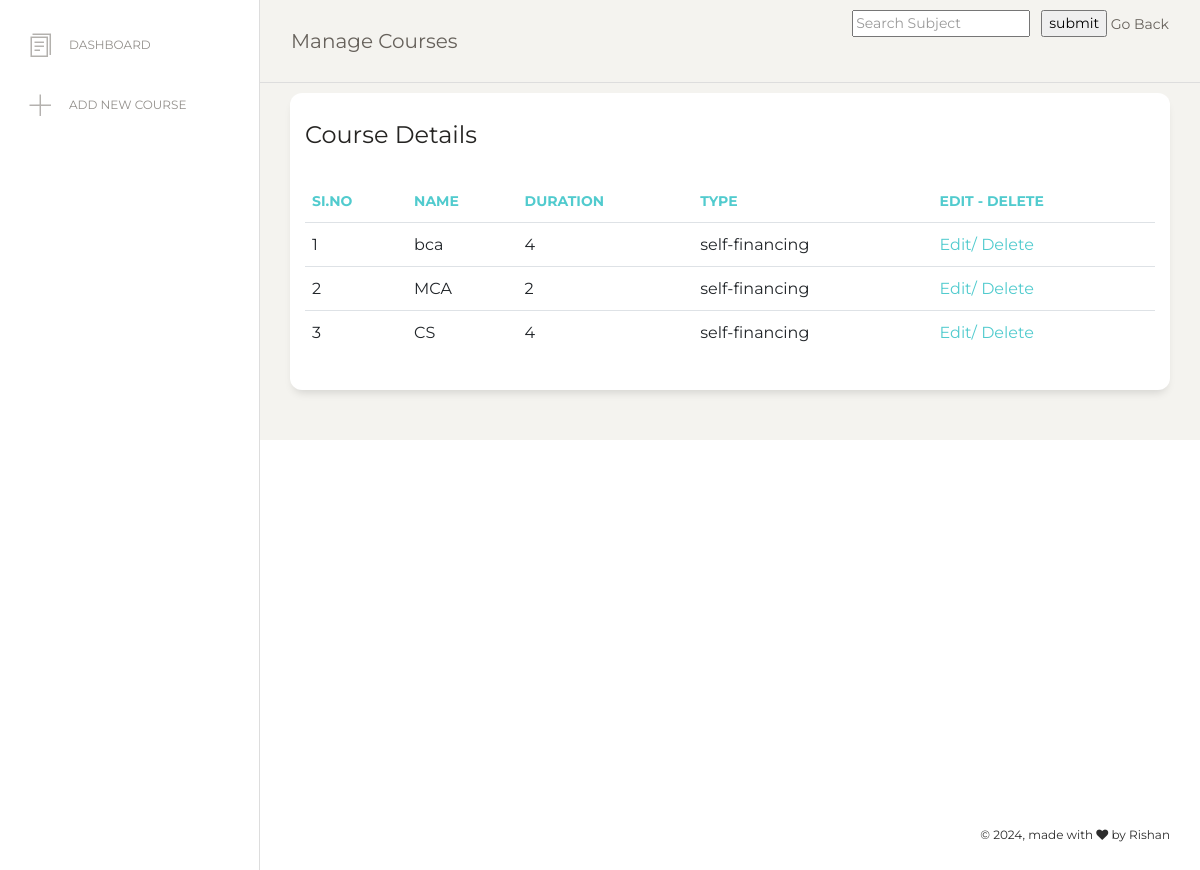
/admin_manage_courses (signed in), run on the app's committed database.
### COLLEGE_APP/models.py (models this page shows)
class courses(models.Model):
    course_name = models.CharField(max_length=60)
    course_duration = models.IntegerField()
    course_type = models.CharField(max_length=20) # Aided / Self_Financing

### COLLEGE_APP/views.py (the view)
# urls.py: path('admin_manage_courses', views.admin_manage_courses),
@login_required(login_url='/')
def admin_manage_courses(request):
    course_details = courses.objects.all()
    return render(request, 'admin/manage_courses.html', {'course_details':course_details})

### templates/admin/manage_courses.html (shortened to what this page needs)
{% load static %}
<html lang="en">
<head>
  <link href="https://maxcdn.bootstrapcdn.com/font-awesome/latest/css/font-awesome.min.css" rel="stylesheet">
  <link href="/static/Admin_Panel/assets/css/bootstrap.min.css" rel="stylesheet" />
  <link href="/static/Admin_Panel/assets/css/paper-dashboard.css?v=2.0.1" rel="stylesheet" />
  <link href="/static/Admin_Panel/assets/demo/demo.css" rel="stylesheet" />
</head>
<body class="">
  <div class="wrapper ">
    <div class="sidebar" data-color="white" data-active-color="danger">
      <div class="sidebar-wrapper">
        <ul class="nav">
          <li>
            <a href="home">
              <i class="nc-icon nc-single-copy-04"></i>
              <p>Dashboard</p>
            </a>
          </li>
          <li>
            <a href="add_course">
              <i class="nc-icon nc-simple-add"></i>
              <p>Add New Course</p>
            </a>
          </li>
        </ul>
      </div>
    </div>
    <div class="main-panel">
      <nav class="navbar navbar-expand-lg navbar-absolute fixed-top navbar-transparent">
        <div class="container-fluid">
          <div class="navbar-wrapper">
            <a class="navbar-brand">Manage Courses</a>
          </div>
          <div class="collapse navbar-collapse justify-content-end" id="navigation">
              <form id="form1" name="form1" method="post" action="course_search">
                  <input type="text" placeholder="Search Subject" name="search" autocomplete="off" required/> &nbsp; <input type="submit" value="submit"/>
                  <a href="admin_manage_courses">Go Back</a><BR>
            <ul class="navbar-nav">
            </ul>
          </div>
        </div>
      </nav>
      <div class="content">
        <div class="row">
          <div class="col-md-12">
            <div class="card">
              <div class="card-header">
                <h4 class="card-title"> Course Details</h4>
              </div>
              <div class="card-body">
                <div class="table-responsive">
                  <table class="table">
                    <thead class=" text-primary">
                      <th>Si.No</th>
                      <th>Name</th>
                      <th>Duration</th>
                      <th>Type</th>
                      <th>Edit - Delete</th>
                    </thead>
                    <tbody>
                      <tr>
                          {% for courses in course_details %}
      <td> {{ forloop.counter }}</td>
      <td> {{ courses.course_name }}&nbsp;</td>
      <td> {{ courses.course_duration }}</td>
      <td> {{ courses.course_type }}&nbsp;</td>
      <td> <a href="edit_course/{{ courses.id }}">Edit/</a>
           <a href="delete_course/{{ courses.id }}">Delete</a>
      </td>
    </tr>
    {% endfor %}
                  </table>
                </div>
              </div>
            </div>
          </div>
            </div>
          </div>
        </div>
      </div>
      <footer class="footer footer-black  footer-white ">
        <div class="container-fluid">
          <div class="row">
            <nav class="footer-nav">
            </nav>
            <div class="credits ml-auto">
              <span class="copyright">
                © , made with <i class="fa fa-heart heart"></i> by Rishan
              </span>
            </div>
          </div>
        </div>
      </footer>
</body>
</html>

### data on the page
courses: course_name "bca", course_duration "4", course_type "self-financing"
courses: course_name "MCA", course_duration "2", course_type "self-financing"
courses: course_name "CS", course_duration "4", course_type "self-financing"
